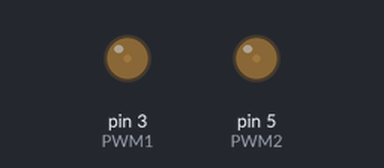
A sketch run on a simulated Arduino Uno, built with avr-gcc and run on an emulated ATmega328P. On the bench: output pins drawn as LEDs (lit = HIGH).

Above: at 0.15 s.
At 10.52 s:
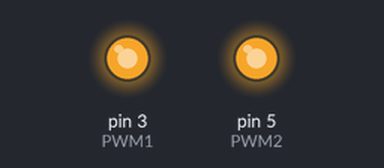
At 19.84 s:
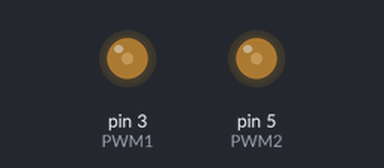
At 39.68 s:
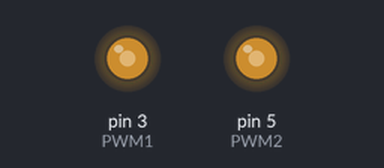
Timing chart, 0 to 40.0 s (numbered marks = the images above):
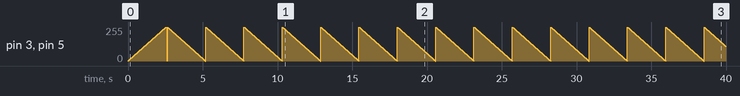

The sketch:

sketch_apr27a.ino
```cpp
// Código TinkerCad: https://www.tinkercad.com/things/dy5RkI8JBYZ?sharecode=-owU_SCIUh6sXApZC4RQS8Vyv7Oe2A3s6f7Pis6F1os
#define PWM1 3
#define PWM2 5

void setup() {
  // put your setup code here, to run once:

pinMode (PWM1, OUTPUT);
pinMode (PWM2, OUTPUT);

}

void loop() {
  // put your main code here, to run repeatedly:

for (int i = 0; i<=255; i++)
{
  analogWrite(PWM1,i);
  analogWrite(PWM2,i);
  delay(10);
  }
delay(50);
for (int i = 0; i<=255; i--)
{
  analogWrite(PWM1,i);
  analogWrite(PWM2,i);
  delay(10);
  }

}
```
